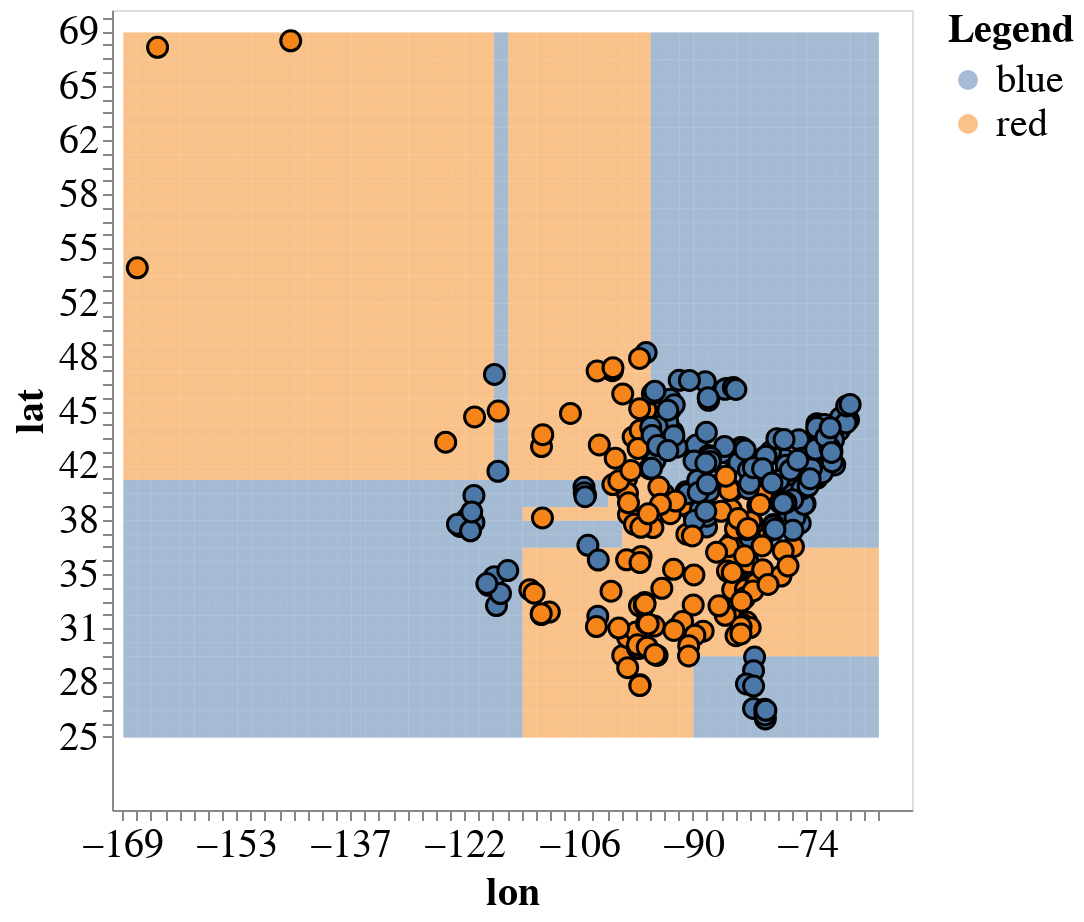

Notebook source saved alongside this figure:
### Markdown cell above
## What did the classification tree do?
- Found a good way to split and repeat

### Code cell
plot_tree(X_train, y_train, model)

### Figure 1 — Vega-Lite specification as saved in the notebook (floating-point values rounded to 4 significant figures; data arrays with more than 128 entries replaced by an {"elided": "..."} marker saying what was removed)
{"config": {"view": {"continuousWidth": 400, "continuousHeight": 300}, "axis": {"labelFontSize": 20, "titleFontSize": 20}, "legend": {"labelFontSize": 20, "titleFontSize": 20}}, "layer": [{"data": {"name": "data-cfca9e3017bcf255cddd09523fdd5333"}, "mark": {"type": "rect", "opacity": 0.5}, "encoding": {"color": {"type": "nominal", "field": "predictions", "title": "Legend"}, "x": {"type": "quantitative", "bin": {"step": 1.96}, "field": "x1"}, "y": {"type": "quantitative", "bin": {"step": 0.8477}, "field": "x2"}}, "height": 400, "width": 400}, {"data": {"name": "data-470adffefd1d2fa8d282499a658ecaa7"}, "mark": {"type": "circle", "opacity": 1, "size": 100, "stroke": "black", "strokeWidth": 1.5}, "encoding": {"color": {"type": "nominal", "field": "vote"}, "x": {"type": "quantitative", "axis": {"labels": true, "ticks": true, "title": "lon"}, "field": "lon"}, "y": {"type": "quantitative", "axis": {"labels": true, "ticks": true, "title": "lat"}, "field": "lat"}}}], "$schema": "https://vega.github.io/schema/vega-lite/v4.0.2.json", "datasets": {"data-cfca9e3017bcf255cddd09523fdd5333": {"elided": "2756 records"}, "data-470adffefd1d2fa8d282499a658ecaa7": {"elided": "320 records"}}}
